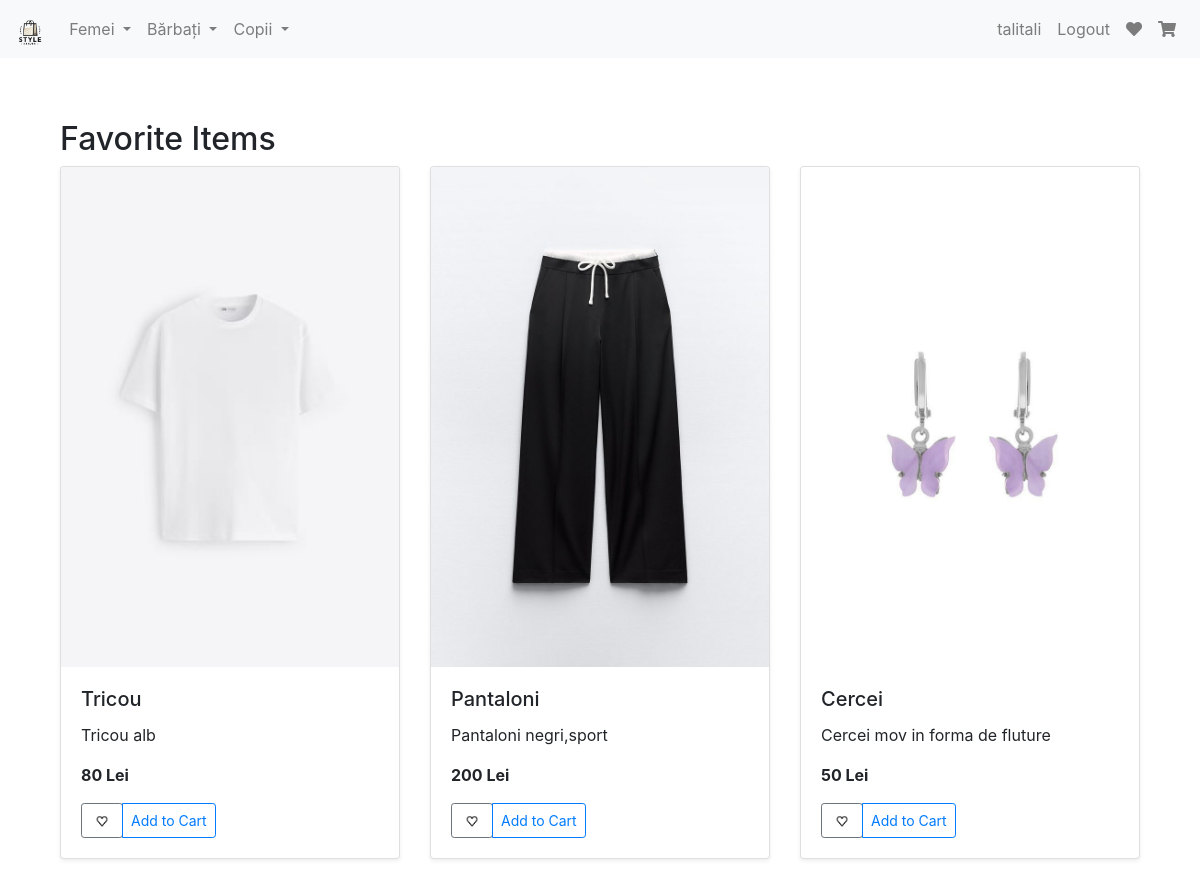
The app's page /favorite (signed in) with its own data.
### market/models.py (models this page shows, shortened)
class User(db.Model, UserMixin):
    id = db.Column(db.Integer(), primary_key=True)
    username = db.Column(db.String(length=30), nullable=False, unique=True)
    email_address = db.Column(db.String(length=50), nullable=False, unique=True)
    password_hash = db.Column(db.String(length=60), nullable=False)
    budget = db.Column(db.Integer(), nullable=False, default=1000)
    items = db.relationship('Item', backref='owned_user', lazy=True)
    favorites = db.relationship('Favorite', backref='user', lazy=True)
    @property
    def password(self):
        return self.password

class Item(db.Model):
    id = db.Column(db.Integer(), primary_key=True)
    name = db.Column(db.String(length=30), nullable=False, unique=True)
    price = db.Column(db.Integer(), nullable=False)
    barcode = db.Column(db.String(length=12), nullable=False, unique=True)
    description = db.Column(db.String(length=1024), nullable=False, unique=True)
    image_filename = db.Column(db.String(length=100), nullable=True)
    owner = db.Column(db.Integer(), db.ForeignKey('user.id'))
    category = db.Column(db.String(length=50), nullable=False, default='general')
    subcategory = db.Column(db.String(length=50), nullable=False, default='general')

### market/routes.py (the view)
@app.route('/favorite')
@login_required
def favorite_page():
    favorites = Favorite.query.filter_by(user_id=current_user.id).all()
    favorite_items = [Item.query.get(favorite.product_id) for favorite in favorites]
    return render_template('favorite.html', items=favorite_items)

### market/models.py (called while the page is built)
@login_manager.user_loader
def load_user(user_id):
    return User.query.get(int(user_id))

### market/templates/favorite.html (shortened to what this page needs)
{% extends 'base.html' %}
{% block content %}
<div class="container mt-4">
    <h2>Favorite Items</h2>
    <div class="row">
        {% for item in items %}
        {% if item.name and item.price %}
        <div class="col-md-4">
            <div class="card mb-4 shadow-sm">
                {% if item.image_filename and item.image_filename != 'default.jpg' %}
                    <img src="{{ url_for('static', filename='img/' + item.image_filename) }}" class="card-img-top img-fluid product-img" alt="{{ item.name }}">
                {% endif %}
                <div class="card-body">
                    <h5 class="card-title">{{ item.name }}</h5>
                    <p class="card-text">{{ item.description }}</p>
                    <p class="card-text"><strong>{{ item.price }} Lei</strong></p>
                    <div class="d-flex justify-content-between align-items-center">
                        <div class="btn-group">
                            <form action="{{ url_for('toggle_favorite') }}" method="post">
                                <button type="submit" class="btn btn-sm btn-outline-secondary">
                                    {% if item.id in favorite_item_ids %}
                                    <img src="{{ url_for('static', filename='img/favorite_filled.png') }}" alt="Favorite" style="width: 24px; height: 24px;">
                                    {% else %}
                                    <img src="{{ url_for('static', filename='img/favorite.png') }}" alt="Favorite" style="width: 24px; height: 24px;">
                                    {% endif %}
                                </button>
                            </form>
                            <button type="button" class="btn btn-sm btn-outline-primary" data-toggle="modal" data-target="#Modal-Cart-{{ item.id }}">Add to Cart</button>
                        </div>
                    </div>
                </div>
            </div>
        </div>
        {% endif %}
        {% endfor %}
    </div>
</div>
{% endblock %}

### market/templates/base.html (shortened to what this page needs)
<!DOCTYPE html>
<html lang="en">
<head>
    <link rel="stylesheet" href="https://stackpath.bootstrapcdn.com/bootstrap/4.5.2/css/bootstrap.min.css">
    <link rel="stylesheet" href="https://cdnjs.cloudflare.com/ajax/libs/font-awesome/5.15.1/css/all.min.css">
</head>
<body>
    <nav class="navbar navbar-expand-lg navbar-light bg-light fixed-top">
        <a class="navbar-brand" href="{{ url_for('home_page') }}">
            <img src="{{ url_for('static', filename='img/logo.png') }}" alt="Logo" style="height: 30px;">
        </a>
        <div class="collapse navbar-collapse" id="navbarNavDropdown">
            <ul class="navbar-nav mr-auto">
                <li class="nav-item dropdown">
                    <a class="nav-link dropdown-toggle" href="#" id="womenDropdown" role="button" data-toggle="dropdown" aria-haspopup="true" aria-expanded="false">
                        Femei
                    </a>
                </li>
                <li class="nav-item dropdown">
                    <a class="nav-link dropdown-toggle" href="#" id="menDropdown" role="button" data-toggle="dropdown" aria-haspopup="true" aria-expanded="false">
                        Bărbați
                    </a>
                </li>
                <li class="nav-item dropdown">
                    <a class="nav-link dropdown-toggle" href="#" id="kidsDropdown" role="button" data-toggle="dropdown" aria-haspopup="true" aria-expanded="false">
                        Copii
                    </a>
                </li>
            </ul>
            <ul class="navbar-nav">
                {% if current_user.is_authenticated %}
                    <li class="nav-item">
                        <a class="nav-link" href="#">{{ current_user.username }}</a>
                    </li>
                    <li class="nav-item">
                        <a class="nav-link" href="{{ url_for('logout_page') }}">Logout</a>
                    </li>
                    <li class="nav-item">
                        <a class="nav-link" href="{{ url_for('favorite_page') }}"><i class="fas fa-heart"></i></a>
                    </li>
                    <li class="nav-item">
                        <a class="nav-link" href="{{ url_for('shopping_cart_page') }}"><i class="fas fa-shopping-cart"></i></a>
                    </li>
                {% else %}
                    <li class="nav-item">
                        <a class="nav-link" href="{{ url_for('login_page') }}">Login</a>
                    </li>
                {% endif %}
            </ul>
        </div>
    </nav>
    <div class="container mt-5 pt-5">
        {% block content %}
        {% endblock %}
    </div>
</body>
</html>

### market/templates/base.html (style rules this page uses)
.navbar-nav .nav-item .nav-link { padding-right: 0.5rem; padding-left: 0.5rem; }

### market/templates/favorite.html (style rules this page uses)
.product-img { width: 100%; height: 500px; object-fit: cover; }

### records on screen
User: username "talitali"
Item: image_filename (picture), name "Tricou", description "Tricou alb", price "80"
Item: image_filename (picture), name "Pantaloni", description "Pantaloni negri,sport", price "200"
Item: image_filename (picture), name "Cercei", description "Cercei mov in forma de fluture", price "50"
